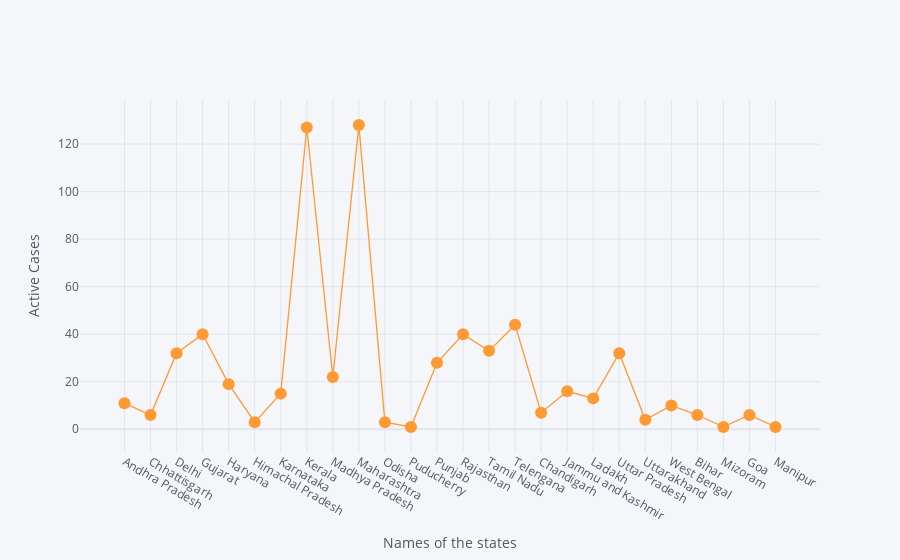

This figure's notebook cell:
### Code cell
df.iplot(kind='scatter',x ='Name of State / UT',y='Active Cases', mode='markers+lines',xTitle='Names of the states',yTitle='Active Cases')

### Figure 1 — Plotly figure (JSON) as saved in the notebook; plotly's stock layout.template omitted (floating-point values rounded to 4 significant figures)
{"data": [{"line": {"color": "rgba(255, 153, 51, 1.0)", "dash": "solid", "shape": "linear", "width": 1.3}, "marker": {"size": 12, "symbol": "circle"}, "mode": "markers+lines", "name": "Active Cases", "text": "", "type": "scatter", "x": ["Andhra Pradesh", "Chhattisgarh", "Delhi", "Gujarat", "Haryana", "Himachal Pradesh", "Karnataka", "Kerala", "Madhya Pradesh", "Maharashtra", "Odisha", "Puducherry", "Punjab", "Rajasthan", "Tamil Nadu", "Telengana", "Chandigarh", "Jammu and Kashmir", "Ladakh", "Uttar Pradesh", "Uttarakhand", "West Bengal", "Bihar", "Mizoram", "Goa", "Manipur"], "y": [11, 6, 32, 40, 19, 3, 15, 127, 22, 128, 3, 1, 28, 40, 33, 44, 7, 16, 13, 32, 4, 10, 6, 1, 6, 1]}], "layout": {"legend": {"bgcolor": "#F5F6F9", "font": {"color": "#4D5663"}}, "paper_bgcolor": "#F5F6F9", "plot_bgcolor": "#F5F6F9", "title": {"font": {"color": "#4D5663"}}, "xaxis": {"gridcolor": "#E1E5ED", "showgrid": true, "tickfont": {"color": "#4D5663"}, "title": {"font": {"color": "#4D5663"}, "text": "Names of the states"}, "zerolinecolor": "#E1E5ED"}, "yaxis": {"gridcolor": "#E1E5ED", "showgrid": true, "tickfont": {"color": "#4D5663"}, "title": {"font": {"color": "#4D5663"}, "text": "Active Cases"}, "zerolinecolor": "#E1E5ED"}}}
